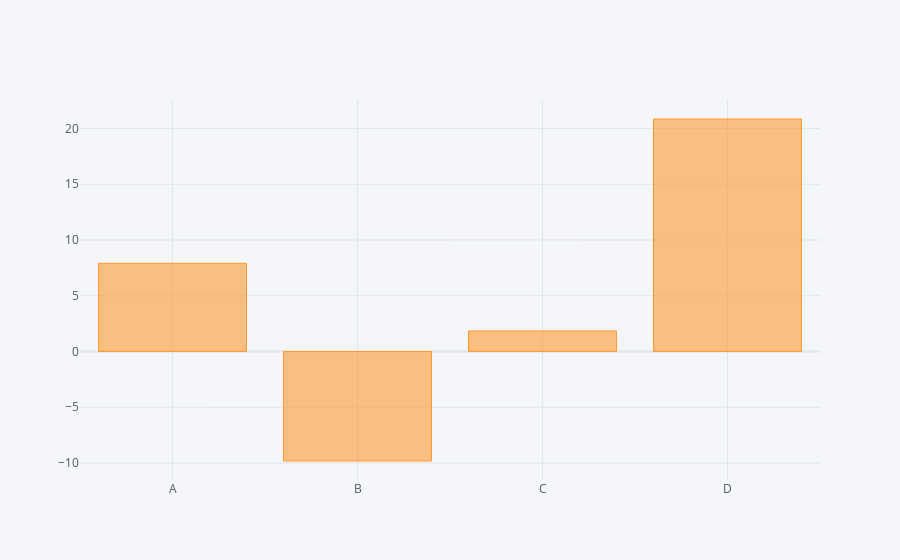

The code cell stored with this chart in its notebook:
### Code cell
df.sum().iplot(kind='bar')

### Figure 1 — Plotly figure (JSON) as saved in the notebook; plotly's stock layout.template omitted (floating-point values rounded to 4 significant figures)
{"data": [{"marker": {"color": "rgba(255, 153, 51, 0.6)", "line": {"color": "rgba(255, 153, 51, 1.0)", "width": 1}}, "name": "None", "orientation": "v", "text": "", "type": "bar", "x": ["A", "B", "C", "D"], "y": [7.907, -9.818, 1.847, 20.85]}], "layout": {"legend": {"bgcolor": "#F5F6F9", "font": {"color": "#4D5663"}}, "paper_bgcolor": "#F5F6F9", "plot_bgcolor": "#F5F6F9", "title": {"font": {"color": "#4D5663"}}, "xaxis": {"gridcolor": "#E1E5ED", "showgrid": true, "tickfont": {"color": "#4D5663"}, "title": {"font": {"color": "#4D5663"}, "text": ""}, "zerolinecolor": "#E1E5ED"}, "yaxis": {"gridcolor": "#E1E5ED", "showgrid": true, "tickfont": {"color": "#4D5663"}, "title": {"font": {"color": "#4D5663"}, "text": ""}, "zerolinecolor": "#E1E5ED"}}}
